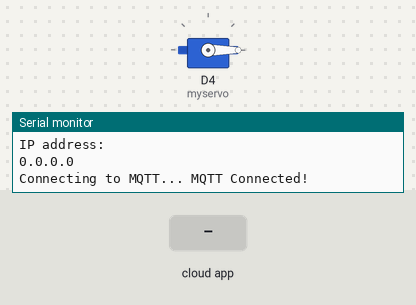
A sketch run on a simulated ESP8266 (NodeMCU). On the bench: servo, the last lines printed to the serial monitor. Inputs (shaded band) come from the test bench. WiFi joins after 1.5 s; servers stay silent unless stated; no MQTT or app messages arrive unless stated.

Above: at 1.7 s.
1.8 s: the phone or cloud app sets light to 0
At 2.1 s:
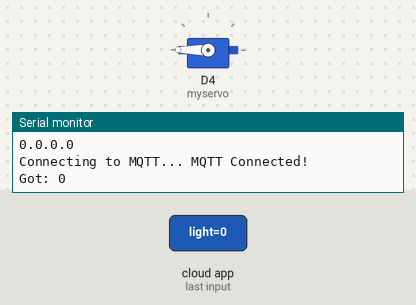
3.3 s: the phone or cloud app sets light to 1
At 4.0 s:
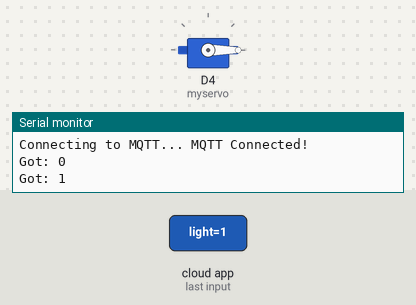
Timing chart, 0 to 6.3 s (numbered marks = the images above; inputs shaded):
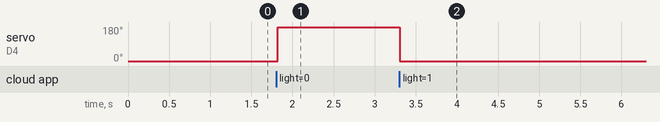

Measured:
- after the input at 1.8 s, servo on D4 (myservo): 0° → 180° at once
- after the input at 3.3 s, servo on D4 (myservo): 180° → 0° at once

The sketch:

motorturnonoffadafruitmqtt.ino
```cpp
#include <ESP8266WiFi.h>
#include "Adafruit_MQTT.h"
#include "Adafruit_MQTT_Client.h"
#include <Servo.h>


#define WLAN_SSID       ""             // Your SSID
#define WLAN_PASS       ""        // Your password

/************************* Adafruit.io Setup *********************************/

#define AIO_SERVER      "io.adafruit.com"
#define AIO_SERVERPORT  1883                   // use 8883 for SSL
#define AIO_USERNAME  ""
#define AIO_KEY      ""
Servo myservo;
/************ Global State (you don't need to change this!) ******************/
// Create an ESP8266 WiFiClient class to connect to the MQTT server.
WiFiClient client;
// or... use WiFiFlientSecure for SSL
//WiFiClientSecure client;

// Setup the MQTT client class by passing in the WiFi client and MQTT server and login details.
Adafruit_MQTT_Client mqtt(&client, AIO_SERVER, AIO_SERVERPORT, AIO_USERNAME, AIO_KEY);

/****************************** Feeds ***************************************/


// Setup a feed called 'onoff' for subscribing to changes.
Adafruit_MQTT_Subscribe Light1 = Adafruit_MQTT_Subscribe(&mqtt, AIO_USERNAME"/feeds/light"); // FeedName

void MQTT_connect();

void setup() {
  Serial.begin(115200);
  myservo.attach(D4);

  pinMode(LED_BUILTIN, OUTPUT);
  myservo.write(0);
  // Connect to WiFi access point.
  Serial.println(); Serial.println();
  Serial.print("Connecting to ");
  Serial.println(WLAN_SSID);

  WiFi.begin(WLAN_SSID, WLAN_PASS);
  if (WiFi.status() != WL_CONNECTED) {
    delay(500);
    Serial.print(".");
  }
  else
  {
    digitalWrite(LED_BUILTIN, HIGH);
  }

  Serial.println();

  Serial.println("WiFi connected");
  Serial.println("IP address: ");
  Serial.println(WiFi.localIP());


  // Setup MQTT subscription for onoff feed.
  mqtt.subscribe(&Light1);
}

void loop() {

  MQTT_connect();

  Adafruit_MQTT_Subscribe *subscription;
  while ((subscription = mqtt.readSubscription(5000))) {
    if (subscription == &Light1) {
      Serial.print(F("Got: "));
      Serial.println((char *)Light1.lastread);
      int Light1_State = atoi((char *)Light1.lastread);
      if(!Light1_State==HIGH){
           myservo.write(180);
      }
      else if(!Light1_State==LOW)
      {
           myservo.write(0);
      }

    }
  }
}

void MQTT_connect() {
  int8_t ret;

  // Stop if already connected.
  if (mqtt.connected()) {
    return;
  }

  Serial.print("Connecting to MQTT... ");

  uint8_t retries = 3;

  while ((ret = mqtt.connect()) != 0) { // connect will return 0 for connected
    Serial.println(mqtt.connectErrorString(ret));
    Serial.println("Retrying MQTT connection in 5 seconds...");
    mqtt.disconnect();
    delay(5000);  // wait 5 seconds
    retries--;
    if (retries == 0) {
      // basically die and wait for WDT to reset me
      while (1);
    }
  }
  Serial.println("MQTT Connected!");

}
```
